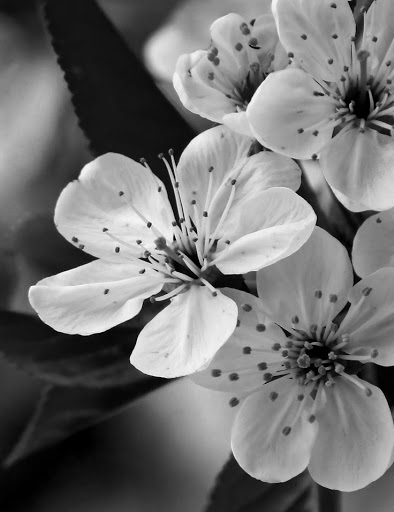
#> input picture src/Images and Videos/flower_3.jpg, 394 x 512 px
$ python 08-Linear_filtering.py   (older library calls are emulated)
#> lines starting #> are read from the running program, lines starting #| are printed output that depends on the picture
import cv2
import numpy as np
import matplotlib.pyplot as plt

def linear_filter_operation(frame, K, L):
    img = frame.astype(np.float)
    img = img * K + L
    img[img > 255] = 255
    img[img < 0] = 0
    img = img.astype(np.uint8)
    return img

def image_operation():

    img = cv2.imread('../Images and Videos/flower_3.jpg')
#> img is the input picture: shape (512, 394, 3); min 0, max 255, mean 113.9

    # k = 0.5, l = 0
    out1 = linear_filter_operation(img, 0.5, 0)
#> in linear_filter_operation, `img = img * K + L`:
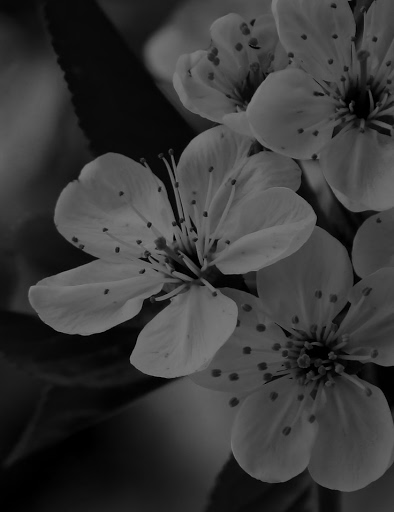
#> img: shape (512, 394, 3) float64; min 0, max 127.5, mean 57

    # k = 1., l = 10
    out2 = linear_filter_operation(img, 1., 10)
#> in linear_filter_operation (call 2), `img[img > 255] = 255`: img: shape (512, 394, 3) float64; min 10, max 255, mean 123.9

    # k = 0.8, l = 15
    out3 = linear_filter_operation(img, 0.7, 25)
#> call 3 of linear_filter_operation, with K = 0.7, L = 25
#> in linear_filter_operation (call 3), `img = img * K + L`:
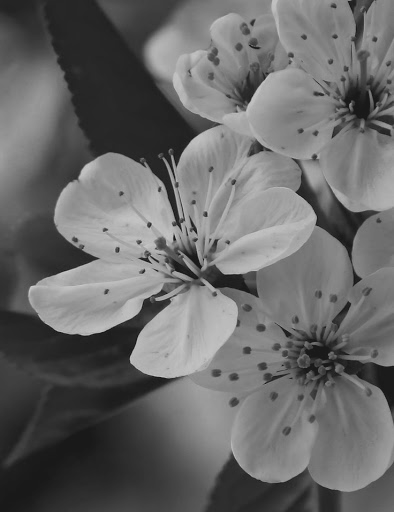
#> img: shape (512, 394, 3) float64; min 25, max 203.5, mean 104.8

    images = [img, out1, out2, out3]
    titles = ['Input image', 'K=0.5 & L=0', 'K=1 & L=10', 'K=0.8 & L=15']

    for i in range(0,4):
        plt.subplot(1,4,(i+1))
        plt.imshow(images[i], cmap='gray')
        plt.title(titles[i])
        plt.axis('off')

    plt.show()
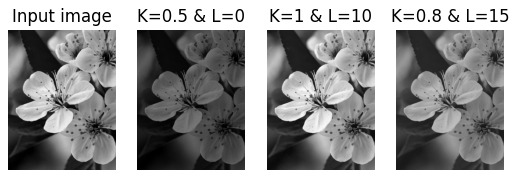
#> figure drawn by matplotlib, 4 panels

# Callback Function which helps to get the position of trackbar
def callback(x):
    pass

# 1.trackbar name  2.window name 3.minimum value 4.maximum value 5.callback function
cv2.namedWindow('trackbars', cv2.WINDOW_NORMAL)
cv2.resizeWindow('trackbars',700, 200)
cv2.createTrackbar('K', 'trackbars', 0, 100, callback)
cv2.createTrackbar('L', 'trackbars', 0, 100, callback)


def main():

    while True:

        # Read frame
        frame = cv2.imread('../Images and Videos/flower_3.jpg')

        # Get the trackbar position
        K = cv2.getTrackbarPos('K', 'trackbars')
        L = cv2.getTrackbarPos('L', 'trackbars')
        K = K/100.0

        # Linear filtering
        linear_filter = linear_filter_operation(frame, K , L)
#> in linear_filter_operation (call 4), `img = img * K + L`: img: shape (512, 394, 3) float64; every value is 0
#> in linear_filter_operation (call 4), `img = img.astype(np.uint8)`: img: shape (512, 394, 3); every value is 0

        cv2.imshow('frame', frame)
        cv2.imshow('linear_filter',linear_filter)

        if cv2.waitKey(1) & 0xFF == ord('q'):
#> (key q is pressed here)
            break

    cv2.destroyAllWindows()

if __name__=='__main__':
    image_operation()
    main()

$ run again, with src/Images and Videos/flower_2.jpg copied over src/Images and Videos/flower_3.jpg
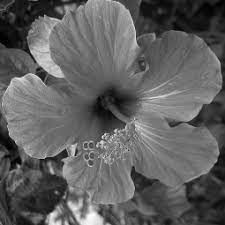
#> input picture src/Images and Videos/flower_2.jpg, 225 x 225 px
#> in image_operation, img is the input picture: shape (225, 225, 3); min 0, max 255, mean 95.1
#> in linear_filter_operation, `img = img * K + L`:
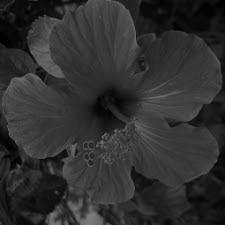
#> img: shape (225, 225, 3) float64; min 0, max 127.5, mean 47.6
#> in image_operation, `plt.show()`:
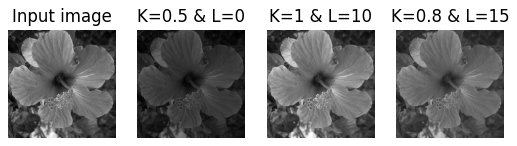
#> figure drawn by matplotlib, 4 panels

$ run again, with src/Images and Videos/Building.jpg copied over src/Images and Videos/flower_3.jpg
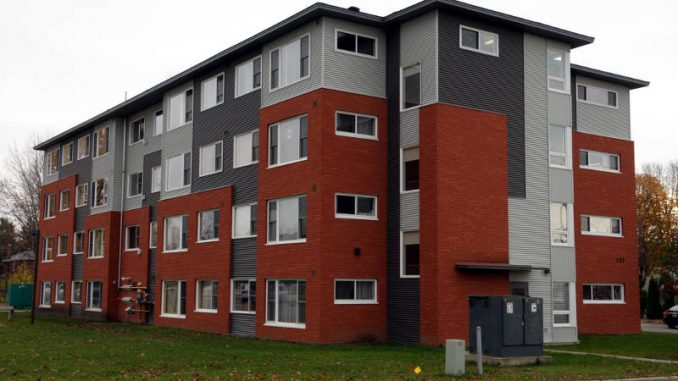
#> input picture src/Images and Videos/Building.jpg, 678 x 381 px
#> in image_operation, img is the input picture: shape (381, 678, 3); mean B, G, R 88.4, 96.5, 112.9
#> in linear_filter_operation, `img = img * K + L`:
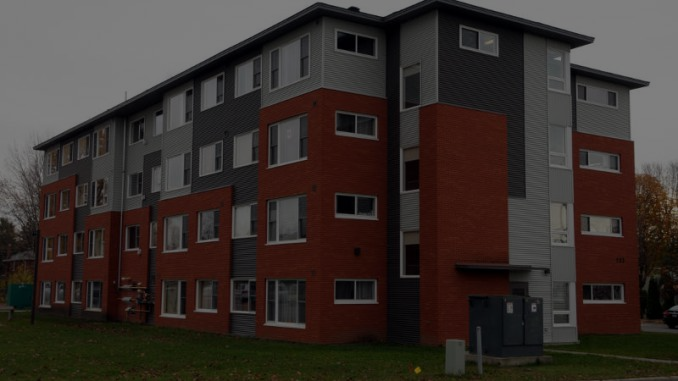
#> img: shape (381, 678, 3) float64; mean B, G, R 44.2, 48.3, 56.5
#> in image_operation, `plt.show()`:
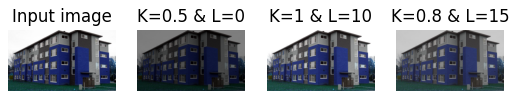
#> figure drawn by matplotlib, 4 panels; B, G, R data is drawn as R, G, B
